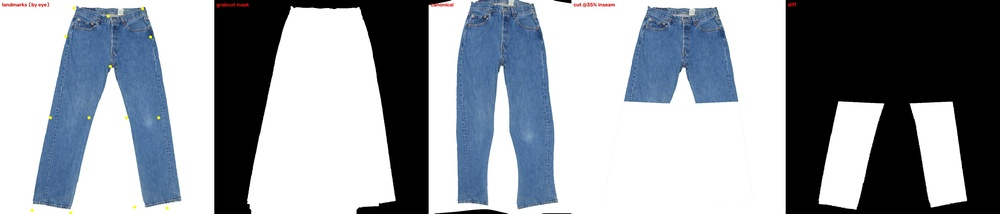
#> input picture experiments/EXP_0001_listing-photos/used_panel.jpg, 1000 x 214 px, shrunk from 3733 x 800 before the run
$ python measure_fringe.py ../experiments/EXP_0001_listing-photos/used_panel.jpg
#> lines starting #> are read from the running program, lines starting #| are printed output that depends on the picture; after the words box and inside, x2 and y2 are one past the last pixel; in counts of white or black regions, pixels touching at a corner belong together
#!/usr/bin/env python3
"""Measure a real frayed hem's coverage profile from a photo (close-up or registered after-wash image).

Given an image where the garment is above and background below (or any orientation given --rotate), find the
fabric edge per column (last row whose colour is close to the fabric body) and the fringe tip (last row whose
colour differs from the background), then compute coverage(d) = fraction of pixels that are 'thread' at distance d
below the fabric edge, normalised by the fringe depth. Output: JSON with depth_px, coverage profile (10 bins),
mean coverage, and a fitted falloff exponent for rawedge_v1 (coverage ≈ c0 * (1 - d/D)^k)."""
import argparse, json, sys
import numpy as np, cv2
p = argparse.ArgumentParser(); p.add_argument("image"); p.add_argument("--rotate", type=int, default=0, help="degrees to rotate so the hem hangs downward")
p.add_argument("--out"); a = p.parse_args()
img = cv2.imread(a.image); assert img is not None
#> further down, img is the input picture: shape (214, 1000, 3); mean B, G, R 163.7, 156.2, 150.2
if a.rotate: img = np.rot90(img, k=(a.rotate // 90) % 4)
lab = cv2.cvtColor(img.astype(np.float32) / 255.0, cv2.COLOR_BGR2LAB); H, W = lab.shape[:2]
#> after `lab = cv2.cvtColor(img.astype(np.float32) / 255.0, cv2.COLOR_BGR2LAB)`: lab: shape (214, 1000, 3) float32; mean of channels 0, 1, 2 61.7, 0, -4.8
#> after `H, W = lab.shape[:2]`: H = 214; W = 1000
bg = np.median(lab[-max(H // 20, 3):], axis=(0, 1))                       # background = bottom rows
#> bg = [99.94, 0, 0]
body = np.median(lab[: max(H // 5, 3)], axis=(0, 1))                       # fabric body = top rows
#> body = [47.19, 0, 0]
d_bg = np.linalg.norm(lab - bg, axis=2); d_body = np.linalg.norm(lab - body, axis=2)
#> after `d_bg = np.linalg.norm(lab - bg, axis=2)`:
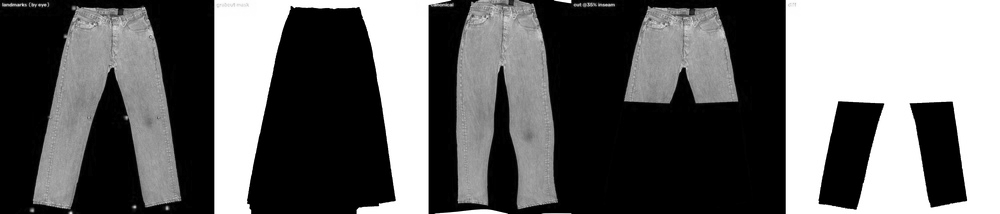
#> d_bg: shape (214, 1000) float32; min 0.061, max 99.94, mean 39.5; drawn with min black and max white
#> after `d_body = np.linalg.norm(lab - body, axis=2)`:
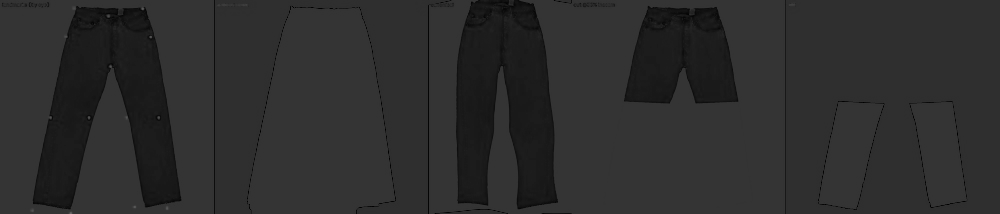
#> d_body: shape (214, 1000) float32; min 0.122, max 102.4, mean 45.7
is_thing = d_bg > 12; is_fabric = (d_body < d_bg) & is_thing
#> after `is_thing = d_bg > 12`:
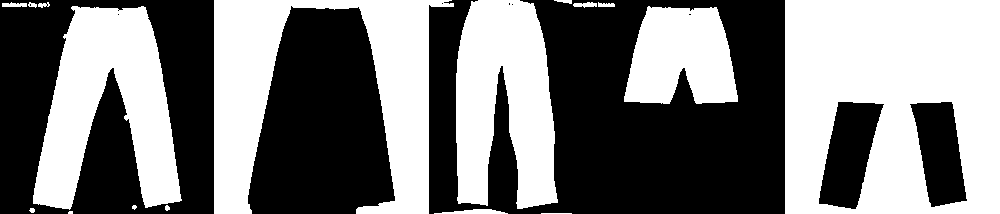
#> is_thing: shape (214, 1000) bool; 48.2% white; 17 white regions (2 under 20 px), largest, box (x1, y1, x2, y2) and area: (785, 0, 1000, 214) 37714, (214, 0, 454, 214) 22846, (33, 6, 182, 210) 17273
#> after `is_fabric = (d_body < d_bg) & is_thing`:
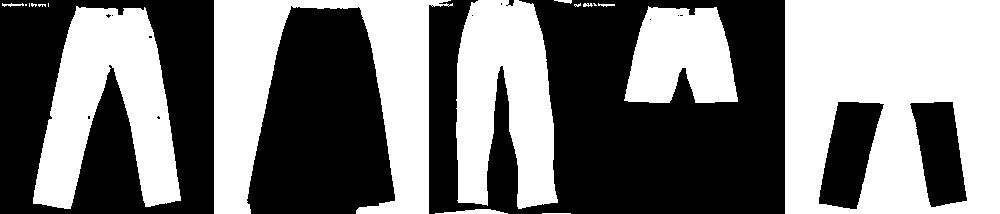
#> is_fabric: shape (214, 1000) bool; 47.5% white; 18 white regions (7 under 20 px), largest, box (x1, y1, x2, y2) and area: (785, 0, 1000, 214) 37593, (214, 0, 453, 214) 22702, (33, 6, 181, 209) 16848
edge = np.full(W, -1); tip = np.full(W, -1)
#> after `edge = np.full(W, -1)`: edge = 1000 values from -1 to -1
#> after `tip = np.full(W, -1)`: tip = 1000 values from -1 to -1
for x in range(W):
    f = np.nonzero(is_fabric[:, x])[0]; t = np.nonzero(is_thing[:, x])[0]
    if len(f) and len(t): edge[x] = f.max(); tip[x] = t.max()
#> this loop made 1000 passes
#> t on passes 3 to 5: [3, 4, 5, 6], [3, 4, 5, 6], [3, 4, 5, 6]
#> after the loop, edge = 1000 values, max 213 at index 214, min -1 at index 0, mean 137.1; tip = 1000 values, max 213 at index 68, min -1 at index 0, mean 138.9
ok = (edge > 0) & (tip > edge)
if ok.sum() < W * 0.2: print(json.dumps({"error": "could not find a hem edge (check --rotate)"})); sys.exit(1)
depth = (tip - edge)[ok]; D = float(np.median(depth))
#> after `depth = (tip - edge)[ok]`: depth = 279 values, max 211 at index 192, min 1 at index 0, mean 6.64
#> after `D = float(np.median(depth))`: D = 1
bins = np.linspace(0, 1, 11); cov = np.zeros(10); cnt = np.zeros(10)
for x in np.nonzero(ok)[0]:
    for y in range(edge[x] + 1, min(edge[x] + int(D * 1.2), H)):
        b = min(int((y - edge[x]) / max(D, 1) * 10), 9); cov[b] += is_thing[y, x]; cnt[b] += 1
#> this loop made 279 passes
#> x on passes 1 to 3: 2, 3, 5
#> after the loop, cnt = [0, 0, 0, 0, 0, 0, 0, 0, 0, 0]; cov = [0, 0, 0, 0, 0, 0, 0, 0, 0, 0]
prof = (cov / np.maximum(cnt, 1)).tolist()
#> prof = [0, 0, 0, 0, 0, 0, 0, 0, 0, 0]
# fit coverage ≈ c0 (1 - d)^k over bins with d<1
d = (bins[:-1] + bins[1:]) / 2; y = np.clip(np.array(prof), 1e-3, 1); m = d < 0.95
#> after `y = np.clip(np.array(prof), 0.001, 1)`: y = [0.001, 0.001, 0.001, 0.001, 0.001, 0.001, 0.001, 0.001, 0.001, 0.001]
k = float(np.polyfit(np.log(1 - d[m]), np.log(y[m]), 1)[0]) if m.sum() >= 3 else float("nan")
#> k = -7.23e-16
res = dict(image=a.image, width_px=W, depth_px_median=D, depth_px_p10=float(np.percentile(depth, 10)), depth_px_p90=float(np.percentile(depth, 90)),
           coverage_profile=prof, coverage_at_edge=prof[0], falloff_k=k, columns_used=int(ok.sum()))
#> res = 9 items
print(json.dumps(res, indent=1))
#> (printed output is left out)
if a.out: open(a.out, "w").write(json.dumps(res, indent=1))
